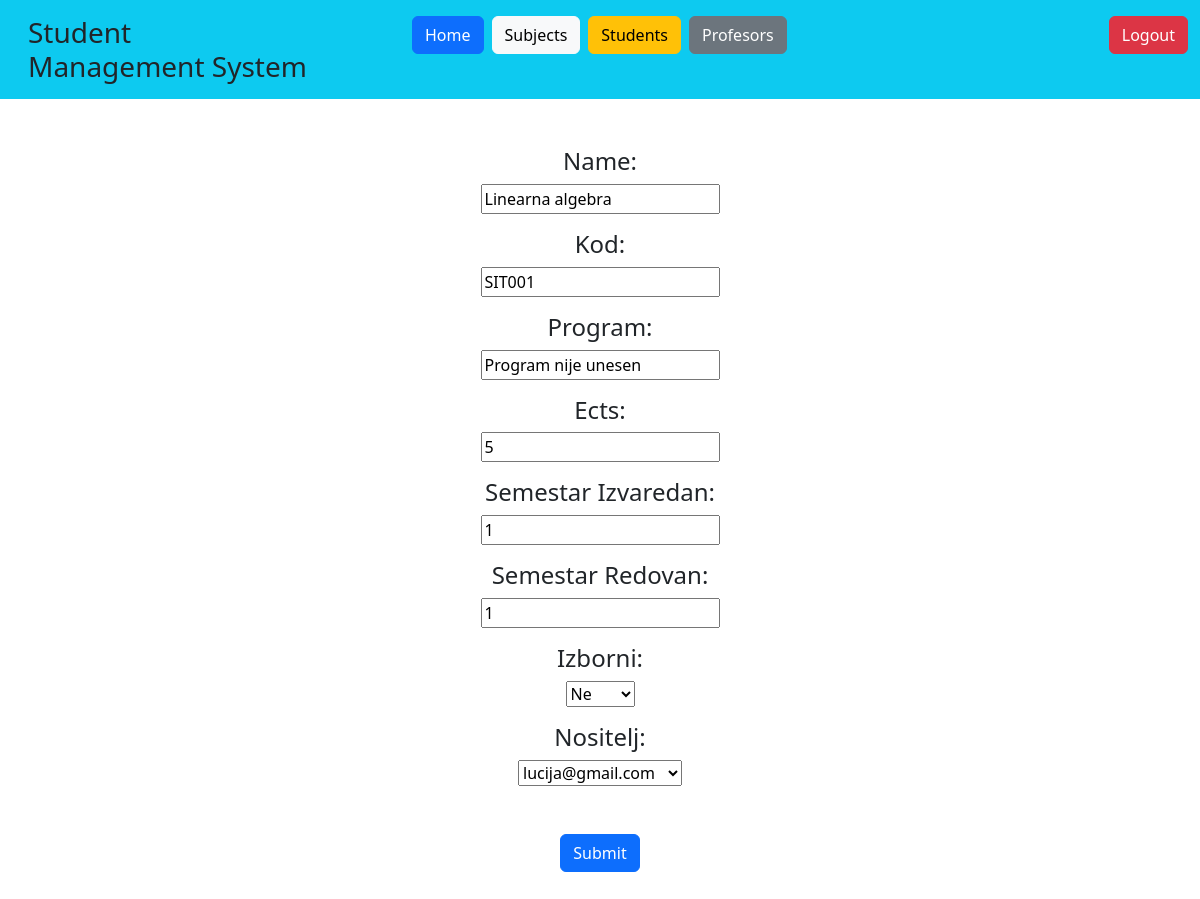
Screenshot of /subjects/subject_edit/1 (signed in) with the database file from the repository.
### student_managment_system/models.py (models this page shows, shortened)
class Predmet(models.Model):
    name = models.CharField(max_length=50)
    kod = models.CharField(max_length=50)
    program = models.CharField(max_length=50)
    ects = models.PositiveSmallIntegerField()
    sem_izv = models.PositiveSmallIntegerField()
    sem_red = models.PositiveSmallIntegerField()
    IZBORNI = (('Da', 'Da'), ('Ne', 'Ne'))
    izborni = models.CharField(max_length=50, choices=IZBORNI)
    nositelj = models.ForeignKey(Korisnik, on_delete=models.SET_NULL, null=True, blank=True)

### student_managment_system/decorators.py (the view)
    def wrap(*args, **kwargs):
        if args[0].user.uloga.name == "administrator":
            return function(*args, **kwargs)
        else:
            return redirect('home')

### student_managment_system/forms.py
class Subject_Form(forms.ModelForm):
    class Meta:
        model = Predmet
        fields = ['name', 'kod', 'program', 'ects', 'sem_izv', 'sem_red', 'izborni', 'nositelj']

### student_managment_system/templates/subjects/subject_edit.html (shortened to what this page needs)
{% extends 'base/base.html' %}
{% load static %}
{% block 'body' %}
<form method="POST">
    <div class="d-flex align-items-center flex-column w-auto ">
        <h4>Name: </h4>
        <p>{{ form.name }}</p>
        <h4>Kod: </h4>
        <p>{{ form.kod }}</p>
        <h4>Program: </h4>
        <p>{{ form.program }}</p>
        <h4>Ects: </h4>
        <p>{{ form.ects }}</p>
        <h4>Semestar Izvaredan: </h4>
        <p>{{ form.sem_izv }}</p>
        <h4>Semestar Redovan: </h4>
        <p>{{ form.sem_red }}</p>
        <h4>Izborni: </h4>
        <p>{{ form.izborni }}</p>
        <h4>Nositelj: </h4>
        <select name="nositelj">
            {% for profesor in profesors %}
            <option value="{{ profesor.id }}">{{ profesor.username }}</option>
            {% endfor %}
        </select>
        <button type="submit" value="Submit" class="btn btn-primary m-5">Submit</button>
    </div>
</form>
{% endblock %}

### rows the page displays
Predmet: name "Linearna algebra", kod "SIT001", program "Program nije unesen", ects "5", sem_izv "1", sem_red "1", izborni "Ne"

### other values shown
form field nositelj "lucija@gmail.com"
